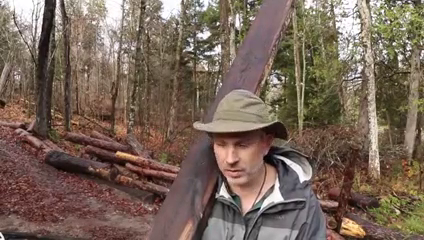
#> input picture frame 30 of Dataset/videojapan (copy)/videojapan.mp4, 424 x 240 px
$ python main_video.py   (older library calls are emulated)
#> lines starting #> are read from the running program, lines starting #| are printed output that depends on the picture; after the words box and inside, x2 and y2 are one past the last pixel; in counts of white or black regions, pixels touching at a corner belong together
import cv2
import numpy as np

### video implementation

R_t = 130 # Red component threshhold
S_t = 60 #saturation threshhold
L1_t = 200 #light grey lower threshhold
L2_t = 255 #light grey upper threshhold
D1_t = 178 #dark grey lower bound
D2_t = 200 #dark grey upper bound

def R_component(r):
    if(r > R_t):
        return 1
    else:
        return 0

def RGB_compare(b, g, r):
    if (r >= g > b):
        return 1
    else:
        return 0

def saturation(s, r):
    lim = ((255.0-r)*S_t/R_t)
    if(s >= lim):
        return 1
    else:
        return 0

def is_fire_pixel(b, r, g, s):
    if(R_component(r) and RGB_compare(b, g, r) and saturation(s, r)):
        return 1
    else:
        return 0

def is_grey(b, r, g):
    if(abs(b-r)<=30 and abs(r-g)<=30 and abs(g-b)<=30):
        return 1
    else:
        return 0

def grey_intensity(v):
    if(L1_t <= v <= L2_t or D1_t <= v <= D2_t):
        return 1
    else:
        return 0

def is_smoke_pixel(b, r, g, v):
    if(is_grey(b, r, g) and grey_intensity(v)):
        return 1
    else:
        return 0


cap = cv2.VideoCapture('E:/General/Personal/Pro/DST 2017/Fire detection/dst/sdf/videos/videojapan.mp4')
_, frame = cap.read()
#> frame is the input picture: shape (240, 424, 3); mean B, G, R 88.2, 101.3, 119.8

one = np.zeros((frame.shape[0], frame.shape[1], frame.shape[2]))
two = np.ones((frame.shape[0], frame.shape[1], frame.shape[2]))
me=0
re=0
fa=0

while(1):
    #take each frame in RBG format
    _, frame = cap.read()
    #print(_)
    if(_==True):
        #convert BGR to HSV
        img_hsv = cv2.cvtColor(frame, cv2.COLOR_BGR2HSV)
#> img_hsv: shape (240, 424, 3); mean H, S, V 32.8, 77.5, 120.2
        img_fp = np.zeros((frame.shape[0], frame.shape[1])) #final fire pixel array
        img_sp = np.zeros((frame.shape[0], frame.shape[1])) #final smoke pixel array
        fire_pixel = np.zeros((frame.shape[0], frame.shape[1], frame.shape[2]))
        smoke_pixel = np.zeros((frame.shape[0], frame.shape[1], frame.shape[2]))

        for i in range(frame.shape[0]): #row iterate
            for j in range(frame.shape[1]): #col iterate
                bgr = frame[i][j].astype(np.float)
                hsv = img_hsv[i][j].astype(np.float)
                blue = bgr[0]
                green = bgr[1]
                red = bgr[2]
                satur = hsv[1]
                intens = hsv[2]
                #fire pixel detection
                if(is_fire_pixel(blue, red, green, satur)):
                    img_fp[i][j] = 1
                    fire_pixel[i][j] = bgr

                #smoke pixel detection
                if(is_smoke_pixel(blue, red, green, intens)):
                    img_sp[i][j] = 1
                    smoke_pixel[i][j] = bgr

            tre = fire_pixel

            FD_t1 = np.absolute(np.subtract(tre, two))
            #print(tre)
            FD_t = np.absolute(np.subtract(two, one))
            FD = np.divide(np.absolute(FD_t1-FD_t), FD_t, out=np.zeros_like(np.abs(FD_t1-FD_t)), where=FD_t!=0)
            #print(np.mean(FD))
            me=me+np.mean(FD)
            if(np.mean(FD) >= 0.9):
                print("Real flame")
                re=re+1
            else:
                print("Fake flame")
                fa=fa+1

            one = two
            two = tre
#> FD: shape (240, 424, 3) float64; every value is 0
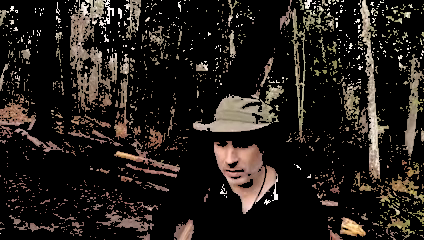
#> fire_pixel: shape (240, 424, 3) float64; mean B, G, R 26.5, 30.5, 35.6
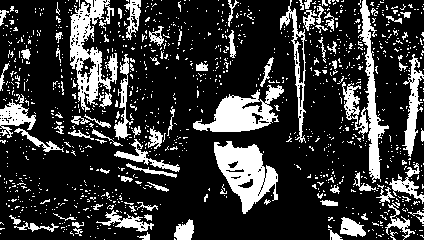
#> img_fp: shape (240, 424) float64; values 0 (black) and 1 (white), 21.4% white; 1149 white regions (1063 under 20 px), largest, box (x1, y1, x2, y2) and area: (214, 141, 278, 214) 2388, (70, 0, 118, 112) 2315, (342, 0, 389, 183) 2054
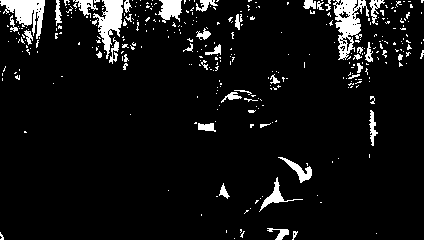
#> img_sp: shape (240, 424) float64; values 0 (black) and 1 (white), 7% white; 348 white regions (304 under 20 px), largest, box (x1, y1, x2, y2) and area: (333, 0, 369, 60) 1002, (0, 0, 45, 39) 858, (93, 0, 123, 59) 813
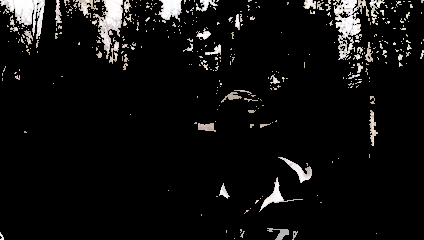
#> smoke_pixel: shape (240, 424, 3) float64; mean B, G, R 14.6, 14.9, 15.4
#> (the run stopped early here; a loop or call above may not have finished)
